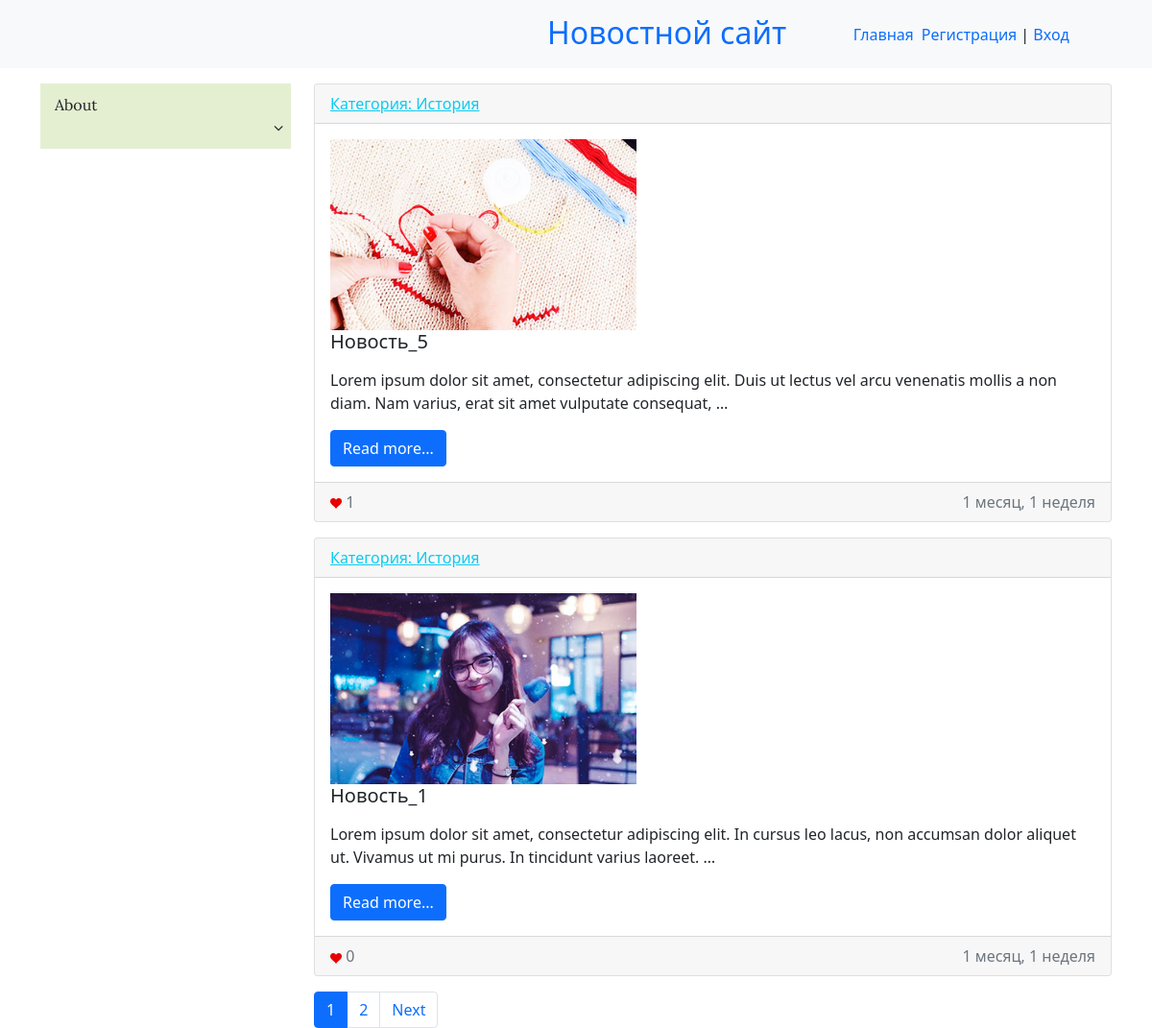
The app's page /category/istoriya/ with its own data.
### news/models.py (models this page shows, shortened)
class News(models.Model):
    title = models.CharField(max_length=150, verbose_name="Наименование")
    content = models.TextField(verbose_name="Материал", blank=True)
    created_at = models.DateTimeField(auto_now_add=True, verbose_name="Дата Публикации")
    updated_at = models.DateTimeField(auto_now=True, verbose_name="Обновлено")
    photo = models.ImageField(upload_to='photos/%Y/%m/%d/', verbose_name="Фото", blank=True)
    is_published = models.BooleanField(default=True, verbose_name="Опубликовано")
    category = models.ForeignKey(Category, on_delete=models.PROTECT, null=True, verbose_name="Категория")
    views = models.ManyToManyField(User, related_name="views_news", blank=True)
    likes = models.ManyToManyField(User, related_name="get_likes", blank=True)
    def get_absolute_url(self):
        return reverse("detail_news", kwargs={"pk": self.pk})
    class Meta:
        verbose_name = "Новость"
        verbose_name_plural = "Новости"
        ordering = ["-created_at"]

class Category(models.Model):
    title = models.CharField(max_length=150, db_index=True, verbose_name="Наименование категории")
    slug = models.SlugField(max_length=255, verbose_name='Url_of_Slug', unique=True)
    def __str__(self):
        return self.title
    def get_absolute_url(self):
        return reverse("category", kwargs={"slug": self.slug})
    class Meta:
        verbose_name = "Категория(ю)"
        verbose_name_plural = "Категории"
        ordering = ["title"]

### news/views.py (the view)
# urls.py: path('category/<str:slug>/', NewsByCategory.as_view(), name='category'),
class NewsByCategory(MyMixin, ListView):
    model = News
    template_name = 'news/home_news_list.html'
    context_object_name = 'news'
    allow_empty = False
    paginate_by = 2
    def get_context_data(self, *, object_list=None, **kwargs):
        context = super().get_context_data(**kwargs)
        context['title'] = Category.objects.get(slug=self.kwargs['slug'])
        return context
    def get_queryset(self):
        return News.objects.filter(category__slug=self.kwargs['slug'], is_published=True)

### news/templatetags/news_tags.py (called while the page is built)
@register.inclusion_tag("templatetags_templates/list_categories.html")
def show_categories():
    categories = Category.objects.annotate(cnt=Count("news", filter=F("news__is_published"))).filter(cnt__gt=0)
    return {"categories":  categories, }

### news/templates/news/home_news_list.html (shortened to what this page needs)
{% extends "base.html" %}
{% load static %}
{% block sidebar %}
{% include "inc/_sidebar.html" %}
{% endblock %}
{% block content %}
{% for item in news %}
<div class="card mb-3">
    <div class="card-header">
        <a href="{{ item.category.get_absolute_url }}" style="color:#0DCAF0;">Категория:
            {{ item.category }}
        </a>
    </div>
    <div class="card-body">
        {% if item.photo %}
        <img src="{{ item.photo.url }}" width="40%" class="mr-3">
        {% endif %}
        <div class="media-body">
            <h5 class="card-title">{{ item.title }}</h5>
            <p class="card-text">{{ item.content|truncatewords_html:25|safe }}</p>
            <a href="{{ item.get_absolute_url }}" class="btn btn-primary">Read more...</a>
        </div>
    </div>
    <div class="card-footer text-muted">
        <img src="{% static 'img/red.png' %}" width="1.5%"> {{ item.likes.count }}
        <div style="float: right;">{{ item.created_at|timesince }}</div>
    </div>
</div>
{% endfor %}
{% endblock %}

### news/templates/templatetags_templates/list_categories.html (style rules this page uses)
body { margin:0; }

### records on screen
News: category "История", photo (picture), title "Новость_5", content "Lorem ipsum dolor sit amet, consectetur adipiscing elit. Duis ut lectus vel arcu venenatis mollis a non diam. Nam varius, erat sit amet vulputate consequat, …", likes.count "1", created_at "1 месяц, 1 неделя"
News: category "История", photo (picture), title "Новость_1", content "Lorem ipsum dolor sit amet, consectetur adipiscing elit. In cursus leo lacus, non accumsan dolor aliquet ut. Vivamus ut mi purus. In tincidunt varius laoreet. …", likes.count "0", created_at "1 месяц, 1 неделя"

### other values on screen
{{ p }} "1"
{{ p }} "2"
